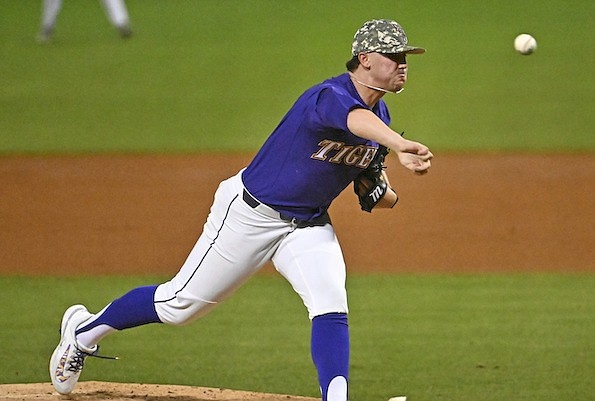
#> input picture input.jpg, 595 x 401 px, given in place of the camera
$ python 2_data_extraction_live.py
#> lines starting #> are read from the running program, lines starting #| are printed output that depends on the picture
import cv2

# 노트북 카메라를 사용하여 VideoCapture 객체 생성
cap = cv2.VideoCapture(0)  # 0은 노트북 내장 카메라를 의미, 다른 카메라일 경우 1, 2 등으로 변경 가능

# SIFT 생성
sift = cv2.SIFT_create()

if cap.isOpened():
    while True:
        ret, frame = cap.read()
#> frame is the input picture: shape (401, 595, 3); mean B, G, R 67.3, 121.8, 127.8
        if not ret:
            print("no frame")
            break

        # 노이즈 제거 (가우시안 블러)
        blurred_frame = cv2.GaussianBlur(frame, (5, 5), 0)

        # 그레이스케일로 변환
        gray_frame = cv2.cvtColor(blurred_frame, cv2.COLOR_BGR2GRAY)
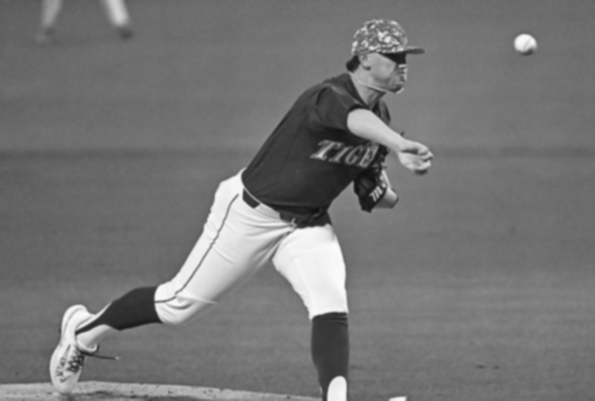
#> gray_frame: shape (401, 595); min 15, max 253, mean 117.4

        # SIFT로 특징점 검출 및 기술자 계산
        keypoints, descriptors = sift.detectAndCompute(gray_frame, None)
#> keypoints = 499 keypoints; strongest (x, y, size): (524, 42, 11.3), (361, 122, 16.9), (77, 332, 3.9), (232, 187, 15.6)

        # 특징점 그리기
        frame_with_keypoints = cv2.drawKeypoints(blurred_frame, keypoints, None, color=(0, 255, 0), flags=cv2.DRAW_MATCHES_FLAGS_DRAW_RICH_KEYPOINTS)
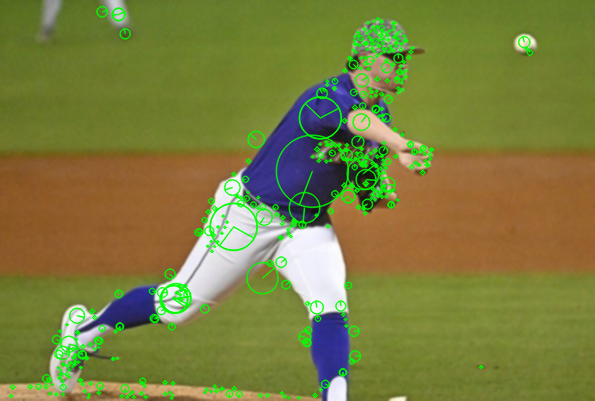
#> frame_with_keypoints: shape (401, 595, 3); mean B, G, R 63.1, 126.4, 122.9

        # 화면에 표시
        cv2.imshow('frame with keypoints', frame_with_keypoints)

        # 'q' 키를 누르면 종료
        if cv2.waitKey(1) & 0xFF == ord('q'):
#> (key q is pressed here)
            break
else:
    print("no camera")

# 리소스 해제
cap.release()
cv2.destroyAllWindows()
